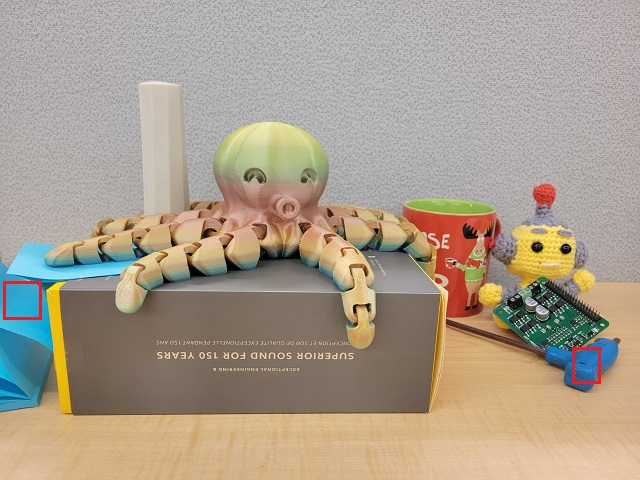
#> input picture 6_teaching/3_Robotics/sp6_visual_manipulation/l1_image_acquisition/hardware/octopus.jpg, 640 x 480 px
$ python -i q_interpretation.py   (imports and definitions only)
#> lines starting #> are read from the running program, lines starting #| are printed output that depends on the picture
import numpy as np
import cv2
import struct
import socket
import time

# [54 lines left out: functions binary_thresholding, image_filtering_close, image_filtering_open, not called in this run]

def image_filtering_skeletonize(frame):
	"""This function performs a morphological skeletonization, useful for retrieving the skeleton of an image while maintaining the Euler # of objects. \n

	INPUTS: \n
	frame - Grayscale or Binary Image  \n

	OUTPUTS: \n
	clean - morphologically skeletonized copy of the input frame \n
	"""
	total_size = np.size(frame) # Retrieve total number of pixels in the image
	image_temp = frame.copy()
	skel = np.zeros(image_temp.shape, dtype='uint8')
	done = False
	kernel = cv2.getStructuringElement(cv2.MORPH_CROSS, (3,3))

	while (not done):

		eroded 		= cv2.erode(image_temp, kernel) 	# Erode the image first.
		dilated 	= cv2.dilate(eroded, kernel)		# Dilate the eroded image. The dilated result should will be larger than eroded, but smaller than image_temp.
		difference 	= cv2.subtract(image_temp, dilated) # Find the stuff that is different -> image_temp minus dilated (not vice versa)
		skel 		= cv2.bitwise_or(skel, difference)  # Take a bitwise_or between skel and and difference. Skel will become thinner
		image_temp 	= eroded.copy()						# Overwrite image_temp with the eroded version. This ensures that image_temp becomes smaller with time, and faster so than dilated.

		num_zeros = total_size - cv2.countNonZero(image_temp) # If cv2.countNonZero(image_temp) becomes 0, you've gone too far with image_temp. One previous version is skel, and so you are done.
		if num_zeros == total_size:
			done = True

	return skel

# [232 lines left out: functions mask_image, extract_lane_points_by_row, find_slope_intercept_from_binary, get_perspective_transform, circle_pts, line_pts and 3 more, not called in this run]

>>> import cv2
>>> picture = cv2.imread('../../../../../../../../6_teaching/3_Robotics/sp6_visual_manipulation/l1_image_acquisition/hardware/octopus.jpg')
#> picture is the input picture: shape (480, 640, 3); mean B, G, R 141.1, 157.4, 169.8
>>> result = image_filtering_skeletonize(picture)
#> in image_filtering_skeletonize, `total_size = np.size(frame)`: total_size = 921600
#> the loop in image_filtering_skeletonize, `while (not done): ` made 1 pass
#> pass 1, in image_filtering_skeletonize, `eroded 		= cv2.erode(image_temp, kernel)`:
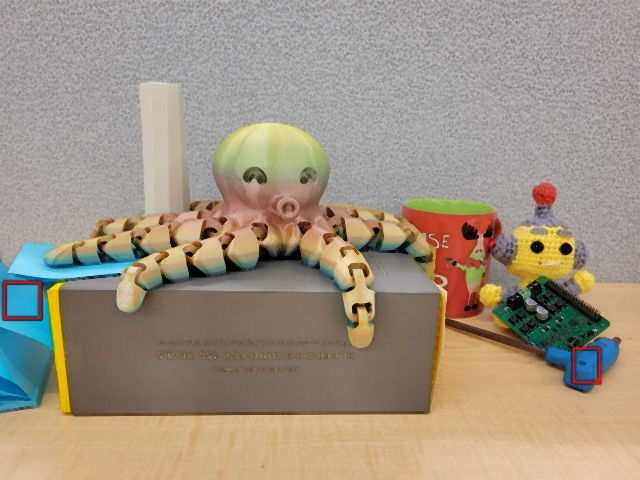
#> eroded: shape (480, 640, 3); mean B, G, R 130.9, 147.3, 159.6
#> pass 1, in image_filtering_skeletonize, `difference 	= cv2.subtract(image_temp, dilated)`:
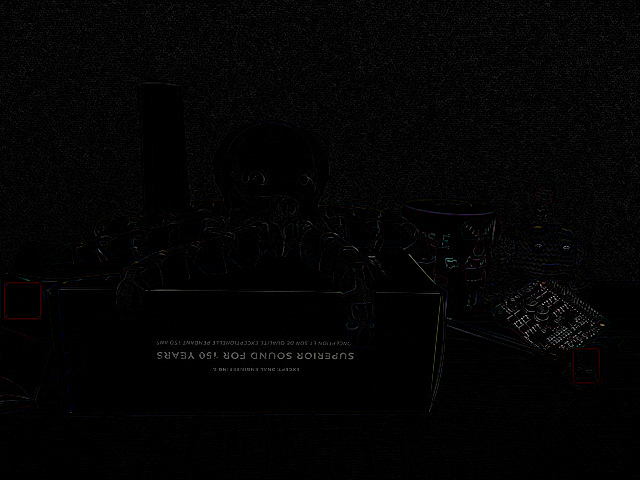
#> difference: shape (480, 640, 3); mean B, G, R 3.6, 3.6, 3.6
#> (the run stopped early here; a loop or call above may not have finished)
